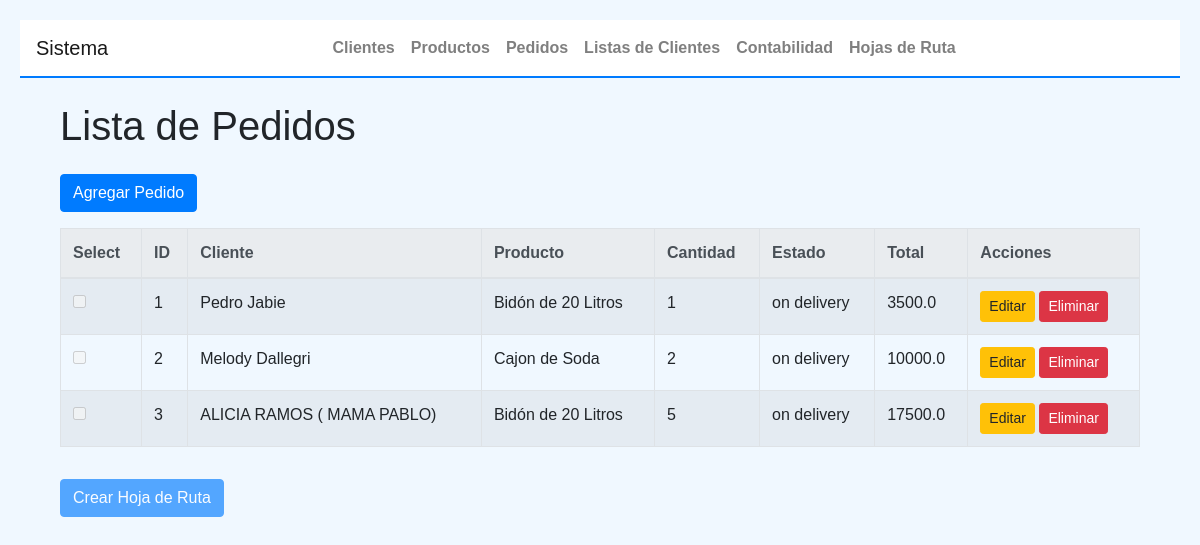
Page /pedidos on the earlier database version.
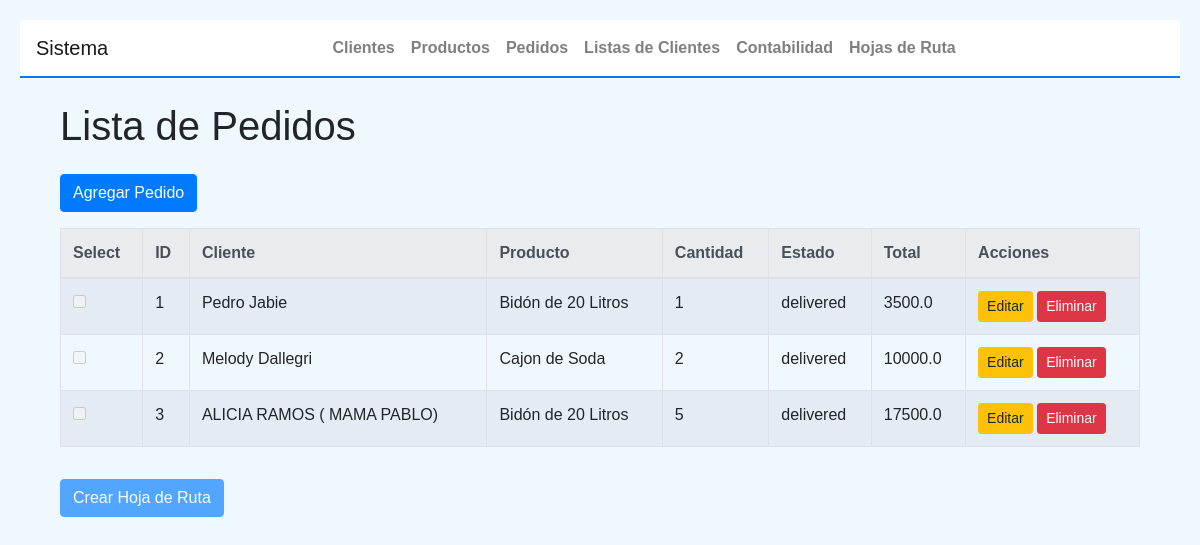
Same page on the later database version.
### tables this page shows
CREATE TABLE "pedidos" (
	"id"	INTEGER,
	"cliente_id"	INTEGER NOT NULL,
	"producto_id"	INTEGER NOT NULL,
	"cantidad"	INTEGER NOT NULL,
	"estado"	TEXT,
	"total"	NUMERIC,
	FOREIGN KEY("cliente_id") REFERENCES "clientes"("id"),
	FOREIGN KEY("producto_id") REFERENCES "productos"("id"),
	PRIMARY KEY("id" AUTOINCREMENT)
);

CREATE TABLE clientes (
    id INTEGER PRIMARY KEY AUTOINCREMENT,
    nombre_completo TEXT NOT NULL,
    celular TEXT NOT NULL,
    direccion TEXT NOT NULL,
    estado_conversacion TEXT,
    producto_seleccionado TEXT
);

CREATE TABLE productos (
    id INTEGER PRIMARY KEY AUTOINCREMENT,
    nombre TEXT NOT NULL,
    descripcion TEXT NOT NULL,
    precio REAL NOT NULL
);

### app2.py (the view)
@app.route('/pedidos')
@handle_db_error
def pedidos():
    form = EmptyForm()
    pedidos = Pedido.get_vista()
    return render_template('pedidos.html', pedidos=pedidos, form=form), 200

### app2.py
class EmptyForm(FlaskForm):
    pass

### app2.py (called while the page is built)
@app.teardown_appcontext
def close_db_connection(exception):
    db = g.pop('db', None)
    if db is not None:
        db.close()

def handle_db_error(func):
    @functools.wraps(func)
    def wrapper(*args, **kwargs):
        try:
            return func(*args, **kwargs)
        except sqlite3.Error as e:
            print(f"Database error: {e}")
            return abort(500, description="Internal Server Error")
    return wrapper

### objetos2.py (called while the page is built)
    @staticmethod
    def get_db_connection():
        try:
            conn = sqlite3.connect(DATABASE)
            conn.row_factory = sqlite3.Row
            return conn
        except sqlite3.Error as e:
            print(f"Error connecting to the database: {e}")
            raise

    @staticmethod
    def close_connection(conn):
        if conn:
            try:
                conn.close()
            except sqlite3.Error as e:
                print(f"Error closing the database connection: {e}")

    @staticmethod
    def get_vista():
        conn = Pedido.get_db_connection()
        try:
            pedidos = conn.execute('''
                SELECT c.nombre_completo as nombre, pro.nombre as producto, p.cantidad as cantidad, p.estado as estado, p.id as id, pro.precio * p.cantidad as total
                FROM pedidos AS p
                JOIN clientes AS c ON p.cliente_id = c.id
                JOIN productos AS pro ON p.producto_id = pro.id
            ''').fetchall()
            return pedidos
        except sqlite3.Error as e:
            print(f"Error retrieving pedido vista: {e}")
        finally:
            Pedido.close_connection(conn)
        return []

### templates/pedidos.html (shortened to what this page needs)
{% extends "base.html" %}
{% block content %}
<div class="container mt-4">
    <h1 class="mb-4">Lista de Pedidos</h1>
    <a href="{{ url_for('nuevo_pedido') }}" class="btn btn-primary mb-3">Agregar Pedido</a>
    <form id="hoja-ruta-form" action="{{ url_for('create_hoja_de_ruta') }}" method="POST">
        <div class="table-responsive">
            <table class="table table-bordered table-striped">
                <thead class="thead-light">
                    <tr>
                        <th>Select</th>
                        <th>ID</th>
                        <th>Cliente</th>
                        <th>Producto</th>
                        <th>Cantidad</th>
                        <th>Estado</th>
                        <th>Total</th>
                        <th>Acciones</th>
                    </tr>
                </thead>
                <tbody>
                    {% for pedido in pedidos %}
                    <tr>
                        <td>
                            <input type="checkbox" name="pedido_id" value="{{ pedido.id }}" class="pedido-checkbox"
                                {% if pedido.estado != 'pendiente' %}disabled{% endif %}>
                        </td>
                        <td>{{ pedido.id }}</td>
                        <td>{{ pedido.nombre }}</td>
                        <td>{{ pedido.producto }}</td>
                        <td>{{ pedido.cantidad }}</td>
                        <td>{{ pedido.estado }}</td>
                        <td>{{ pedido.total }}</td>
                        <td>
                            <a href="{{ url_for('editar_pedido', id=pedido.id) }}" class="btn btn-warning btn-sm">Editar</a>
                            <button type="button" class="btn btn-danger btn-sm" onclick="deletePedido({{ pedido.id }})">Eliminar</button>
                        </td>
                    </tr>
                    {% endfor %}
                </tbody>
            </table>
        </div>
        <button type="submit" id="create-hoja-btn" class="btn btn-primary mt-3" disabled>Crear Hoja de Ruta</button>
    </form>
</div>
{% endblock %}

### templates/base.html (shortened to what this page needs)
<!DOCTYPE html>
<html lang="en">
<head>
    <link href="https://stackpath.bootstrapcdn.com/bootstrap/4.5.2/css/bootstrap.min.css" rel="stylesheet">
</head>
<body>
    <nav class="navbar navbar-expand-lg navbar-light">
        <a class="navbar-brand" href="{{ url_for('index') }}">Sistema</a>
        <div class="collapse navbar-collapse justify-content-center" id="navbarNav">
            <ul class="navbar-nav">
                <li class="nav-item">
                    <a class="nav-link" href="{{ url_for('index') }}">Clientes</a>
                </li>
                <li class="nav-item">
                    <a class="nav-link" href="{{ url_for('productos') }}">Productos</a>
                </li>
                <li class="nav-item">
                    <a class="nav-link" href="{{ url_for('pedidos') }}">Pedidos</a>
                </li>
                <li class="nav-item">
                    <a class="nav-link" href="{{ url_for('view_all_client_lists') }}">Listas de Clientes</a>
                </li>
                    <a class="nav-link" href="{{ url_for('accounting') }}">Contabilidad</a>
                    <a class="nav-link" href="{{ url_for('view_all_hojas_de_ruta') }}">Hojas de Ruta</a>
            </ul>
        </div>
    </nav>
    <div class="container mt-4">
        {% block content %}{% endblock %}
    </div>
</body>
</html>

### templates/base.html (style rules this page uses)
body { font-family: Arial, sans-serif; margin: 20px; background-color: #f0f8ff; }
nav.navbar { background-color: #ffffff; border-bottom: 2px solid #007bff; }
nav a.nav-link { color: #007bff; font-weight: bold; }

Differences in the rows shown:
changed pedidos "Pedro Jabie": estado "on delivery" → "delivered"
changed pedidos "Melody Dallegri": estado "on delivery" → "delivered"
changed pedidos "ALICIA RAMOS ( MAMA PABLO)": estado "on delivery" → "delivered"
